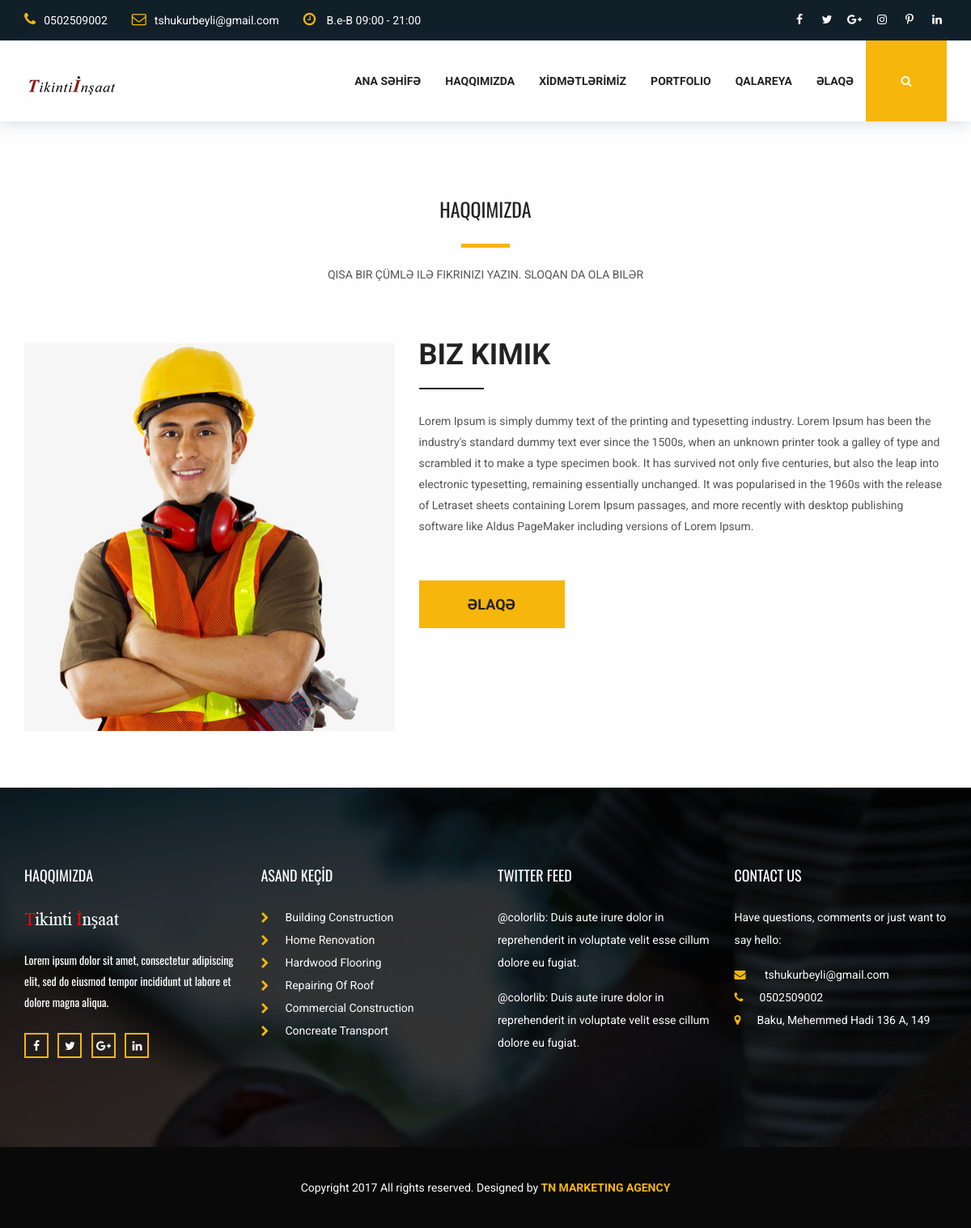
Screenshot of /haqqimizda/ with the database file from the repository.
### tinsaat/models.py (models this page shows)
class Contact(models.Model):
    adress = models.CharField(max_length=250, db_index=True)
    phone = models.CharField(max_length=250, db_index=True)
    email = models.EmailField(max_length=250, db_index=True)

class About(models.Model):
    slug = models.SlugField(max_length=10, unique=True,
                            default='about', editable=False)
    title = models.CharField(max_length=50, db_index=True)
    small_text = models.CharField(max_length=150, db_index=True)
    body = models.TextField(blank=True, db_index=True)
    image = models.ImageField(upload_to='uploads/', blank=True)

### tinsaat/views.py (the view)
# urls.py: path('haqqimizda/', about_page, name='about_page_url'),
def about_page(request):
    contact = Contact.objects.all()
    about = About.objects.get(slug='about')
    context = {
        'contact': contact,
        'about': about
    }
    return render(request, 'about.html', context)

### templates/about.html (shortened to what this page needs)
{% extends 'base.html' %}
{% load static %}
{% block content %}
<section class="about_us_area row">
    <div class="container">
        <div class="tittle wow fadeInUp">
            <h2>HAQQIMIZDA</h2>
            <h4>{{ about.small_text }}</h4>
        </div>
        <div class="row about_row">
            <div class="col-md-5 col-sm-6 about_client about_pages_client">
                <img src="{% static 'images/feature-man-3.jpg' %}" alt="">
            </div>
            <div class="who_we_area col-md-7 col-sm-6">
                <div class="subtittle">
                    <h2>{{about.title}}</h2>
                </div>
                <p>{{about.body}}</p>
                <a href="{% url 'contact_page_url' %}" class="button_all">ƏLAQƏ</a>
            </div>
        </div>
    </div>
</section>
{% endblock %}

### templates/base.html (shortened to what this page needs)
<!DOCTYPE html>
<html lang="en">
{% load static %}
<head>
    <link href="{% static 'css/bootstrap.min.css' %}" rel="stylesheet">
    <link href="{% static 'vendors/animate/animate.css' %}" rel="stylesheet">
    <link rel="stylesheet" href="{% static 'vendors/font-awesome/css/font-awesome.min.css' %}">
    <link rel="stylesheet" type="text/css" href="{% static 'vendors/owl_carousel/owl.carousel.css' %}" media="all">
    <link rel="stylesheet" type="text/css" href="{% static 'css/style.css' %}" media="all" />
</head>
<body>
    <section class="top_header_area">
        <div class="container">
            {% for contact in contact %}
            <ul class="nav navbar-nav top_nav">
                <li><a href="#"><i class="fa fa-phone"></i>{{contact.phone}}</a></li>
                <li><a href="#"><i class="fa fa-envelope-o"></i>{{contact.email}}</a></li>
                <li><a href="#"><i class="fa fa-clock-o"></i> B.e-B 09:00 - 21:00</a></li>
            </ul>
            {% endfor %}
            <ul class="nav navbar-nav navbar-right social_nav">
                <li><a href="#"><i class="fa fa-facebook" aria-hidden="true"></i></a></li>
                <li><a href="#"><i class="fa fa-twitter" aria-hidden="true"></i></a></li>
                <li><a href="#"><i class="fa fa-google-plus" aria-hidden="true"></i></a></li>
                <li><a href="#"><i class="fa fa-instagram" aria-hidden="true"></i></a></li>
                <li><a href="#"><i class="fa fa-pinterest-p" aria-hidden="true"></i></a></li>
                <li><a href="#"><i class="fa fa-linkedin" aria-hidden="true"></i></a></li>
            </ul>
        </div>
    </section>
    <nav class="navbar navbar-default header_aera" id="main_navbar">
        <div class="container">
            <div class="col-md-2 p0">
                <div class="navbar-header">
                    <a class="navbar-brand" href="{% url 'main_page_url' %}"><img src="{% static 'images/logo.png' %}"
                            alt=""></a>
                </div>
            </div>
            <div class="col-md-10 p0">
                <div class="collapse navbar-collapse" id="min_navbar">
                    <ul class="nav navbar-nav navbar-right">
                        <li class="dropdown submenu">
                            <a href="{% url 'main_page_url' %}" class="dropdown-toggle" data-toggle="">ANA SƏHİFƏ</a>
                        </li>
                        <li class="">
                            <a href="{% url 'about_page_url' %}" class="dropdown-toggle" data-toggle="">HAQQIMIZDA</a>
                        </li>
                        <li class="dropdown submenu">
                            <a href="{% url 'services_page_url' %}" class="dropdown-toggle"
                                data-toggle="">XİDMƏTLƏRİMİZ</a>
                        </li>
                        <li><a href="{% url 'portfolio_page_url' %}">Portfolio</a></li>
                        <li class="dropdown submenu">
                            <a href="{% url 'gallery_page_url' %}" class="dropdown-toggle" data-toggle="">Qalareya</a>
                        </li>
                        <li><a href="{% url 'contact_page_url' %}">Əlaqə</a></li>
                        <li><a href="#" class="nav_searchFrom"><i class="fa fa-search"></i></a></li>
                    </ul>
                </div>
            </div>
        </div>
    </nav>
    {% block content %}
    {% endblock %}
    <footer class="footer_area">
        <div class="container">
            <div class="footer_row row">
                <div class="col-md-3 col-sm-6 footer_about">
                    <h2>HAQQIMIZDA</h2>
                    <img src="{% static 'images/footer-logo.png' %}" alt="">
                    <p>Lorem ipsum dolor sit amet, consectetur adipiscing elit, sed do eiusmod tempor incididunt ut
                        labore et dolore magna aliqua.</p>
                    <ul class="socail_icon">
                        <li><a href="#"><i class="fa fa-facebook" aria-hidden="true"></i></a></li>
                        <li><a href="#"><i class="fa fa-twitter" aria-hidden="true"></i></a></li>
                        <li><a href="#"><i class="fa fa-google-plus" aria-hidden="true"></i></a></li>
                        <li><a href="#"><i class="fa fa-linkedin" aria-hidden="true"></i></a></li>
                    </ul>
                </div>
                <div class="col-md-3 col-sm-6 footer_about quick">
                    <h2>ASAND KEÇİD</h2>
                    <ul class="quick_link">
                        <li><a href="#"><i class="fa fa-chevron-right"></i>Building Construction</a></li>
                        <li><a href="#"><i class="fa fa-chevron-right"></i>Home Renovation</a></li>
                        <li><a href="#"><i class="fa fa-chevron-right"></i>Hardwood Flooring</a></li>
                        <li><a href="#"><i class="fa fa-chevron-right"></i>Repairing Of Roof</a></li>
                        <li><a href="#"><i class="fa fa-chevron-right"></i>Commercial Construction</a></li>
                        <li><a href="#"><i class="fa fa-chevron-right"></i>Concreate Transport</a></li>
                    </ul>
                </div>
                <div class="col-md-3 col-sm-6 footer_about">
                    <h2>Twitter Feed</h2>
                    <a href="#" class="twitter">@colorlib: Duis aute irure dolor in reprehenderit in voluptate velit
                        esse cillum dolore eu fugiat.</a>
                    <a href="#" class="twitter">@colorlib: Duis aute irure dolor in reprehenderit in voluptate velit
                        esse cillum dolore eu fugiat.</a>
                </div>
                <div class="col-md-3 col-sm-6 footer_about">
                    <h2>CONTACT US</h2>
                    <address>
                        {% for contact in contact %}
                        <p>Have questions, comments or just want to say hello:</p>
                        <ul class="my_address">
                            <li><a href="#"><i class="fa fa-envelope" aria-hidden="true"></i>
                                    {{contact.email}}</a>
                            </li>
                            <li><a href="#"><i class="fa fa-phone" aria-hidden="true">
                                    </i>{{contact.phone}}</a></li>
                            <li><a href="#"><i class="fa fa-map-marker" aria-hidden="true">
                                    </i>{{ contact.adress }}</a></li>
                        </ul>
                        {% endfor %}
                    </address>
                </div>
            </div>
        </div>
        <div class="copyright_area">
            Copyright 2017 All rights reserved. Designed by <a href="https://www.facebook.com/tnmarketingagency/">TN
                Marketing Agency</a>
        </div>
    </footer>
</body>
</html>

### rows the page displays
Contact: phone "0502509002", email "tshukurbeyli@gmail.com", adress "Baku, Mehemmed Hadi 136 A, 149"
About: small_text "QISA BIR ÇÜMLƏ ILƏ FIKRINIZI YAZIN. SLOQAN DA OLA BILƏR", title "BIZ KIMIK", body "Lorem Ipsum is simply dummy text of the printing and typesetting industry. Lorem Ipsum has been the industry's standard dummy text ever since the 1500s, when an unknown printer took a galley of type and scrambled it to make a type specimen book. It has survived not only five centuries, but also the leap into electronic typesetting, remaining essentially unchanged. It was popularised in the 1960s with the release of Letraset sheets containing Lorem Ipsum passages, and more recently with desktop publishing software like Aldus PageMaker including versions of Lorem Ipsum."
